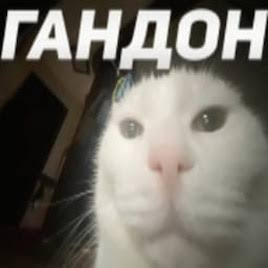
#> input picture examples/gandon.png, 268 x 268 px, found by its file name
$ python ascii_converter.py
#> lines starting #> are read from the running program, lines starting #| are printed output that depends on the picture
import os
import xml.sax.saxutils as saxutils
from PIL import Image, ImageSequence

def rgb_to_hex(r, g, b):
    return f"#{r:02x}{g:02x}{b:02x}"


def generate_svg(input_path, output_path, target_width=80):
#> called with input_path = 'gandon.png', output_path = 'gandon.svg', target_width = 80
    if not os.path.exists(input_path):
        print(f"Ошибка: Файл {input_path} не найден")
        return

    print(f"Открываю файл: {input_path}...")
    img = Image.open(input_path)
#> img is the input picture: PIL image 268x268 RGB; mean R, G, B 116, 112.1, 103.6

    # Настройки
    FONT_SIZE = 14
    CHAR_WIDTH = 8.4  # Ширина символа
    ROW_HEIGHT = 15  # Высота строки
    PADDING = 20  # Отступы по краям
    BG_COLOR = "#0d1117"  # Цвет фона

    ascii_chars = r"$@B%8&WM#*oahkbdpqwmZO0QLCJUYXzcvunxrjft/\|()1{}[]?-_+~<>i!lI;:,\"^`'. "
    num_chars = len(ascii_chars)

    orig_w, orig_h = img.size
#> orig_w = 268; orig_h = 268
    aspect_ratio = orig_h / float(orig_w)
#> aspect_ratio = 1
    target_height = int(aspect_ratio * target_width * 0.56)
#> target_height = 44
    if target_height < 1:
        target_height = 1

    frames_svg = []
    frame_count = getattr(img, "n_frames", 1)
#> frame_count = 1
    print(f"Генерирую SVG с абсолютным позиционированием...")

    for frame_idx, frame in enumerate(ImageSequence.Iterator(img)):
        frame_rgb = frame.convert("RGB")
        frame_resized = frame_rgb.resize((target_width, target_height), Image.Resampling.LANCZOS)
        frame_gray = frame_resized.convert("L")
        svg_lines = []

        for y in range(target_height):
            y_pos = PADDING + (y + 1) * ROW_HEIGHT - 3
            line_svg = f'    <text x="{PADDING}" y="{y_pos}">'

            current_hex = None
            current_text = ""
            start_x = 0

            for x in range(target_width):
                g_val = frame_gray.getpixel((x, y))
                r, g, b = frame_resized.getpixel((x, y))
                hex_color = rgb_to_hex(r, g, b)

                char_idx = int((g_val * (num_chars - 1)) / 255)
                char = ascii_chars[num_chars - 1 - char_idx]
                char_esc = saxutils.escape(char)

                if hex_color == current_hex:
                    current_text += char_esc
                else:
                    if current_hex is not None:
                        tspan_x = PADDING + (start_x * CHAR_WIDTH)
                        line_svg += f'<tspan x="{tspan_x:.2f}" fill="{current_hex}">{current_text}</tspan>'

                    current_hex = hex_color
                    current_text = char_esc
                    start_x = x

            if current_hex is not None:
                tspan_x = PADDING + (start_x * CHAR_WIDTH)
                line_svg += f'<tspan x="{tspan_x:.2f}" fill="{current_hex}">{current_text}</tspan>'

            line_svg += '</text>\n'
            svg_lines.append(line_svg)

        frames_svg.append("".join(svg_lines))
        if frame_idx % 5 == 0 and frame_idx > 0:
            print(f"Обработано {frame_idx} кадров...")
#> this loop made 1 pass
#> frame_idx on pass 1: 0
#> pass 1, in generate_svg, `frame_resized = frame_rgb.resize((target_width, target_height), Image...`:
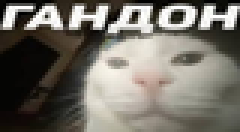
#> frame_resized: PIL image 80x44 RGB (shown 3 times larger); mean R, G, B 115.9, 112.1, 103.6
#> after the loop, frames_svg = 1 item

    svg_width = int(target_width * CHAR_WIDTH) + (2 * PADDING)
    svg_height = int(target_height * ROW_HEIGHT) + (2 * PADDING)
#> svg_height = 700

    print("Сохранение результата...")
    with open(output_path, "w", encoding="utf-8") as f:
        f.write(f'<?xml version="1.0" encoding="UTF-8" standalone="no"?>\n')
        f.write(f'<svg width="{svg_width}" height="{svg_height}" viewBox="0 0 {svg_width} {svg_height}" xmlns="http://www.w3.org/2000/svg">\n')
        f.write(f'  <rect width="100%" height="100%" fill="{BG_COLOR}"/>\n')
        f.write(f'  <style>\n')
        f.write(f'    text {{ font-family: "Courier New", Consolas, monospace; font-size: {FONT_SIZE}px; font-weight: bold; white-space: pre; }}\n')
        f.write(f'  </style>\n')

        dur_s = frame_count * 0.1
#> dur_s = 0.1
        for i, frame_content in enumerate(frames_svg):
            if frame_count > 1:
                f.write('  <g visibility="hidden">\n')
                vals = ["hidden"] * frame_count
                vals[i] = "visible"
                val_str = ";".join(vals)
                f.write(f'    <animate attributeName="visibility" values="{val_str}" dur="{dur_s}s" calcMode="discrete" repeatCount="indefinite"/>\n')
            else:
                f.write('  <g visibility="visible">\n')

            f.write(frame_content)
            f.write('  </g>\n')
#> this loop made 1 pass

        f.write('</svg>\n')
    print(f"Файл сохранен: {output_path} (Размер: {svg_width}x{svg_height}px)")
#| Файл сохранен: gandon.svg (Размер: 712x700px)


# Вот бы сделать интерфейс в будущем...
if __name__ == "__main__":
    # МЕНЯТЬ ФАЙЛ ТУТ
    INPUT_FILE = ("gandon.png")
    OUTPUT_FILE = "gandon.svg"

    generate_svg(INPUT_FILE, OUTPUT_FILE, target_width=80)
